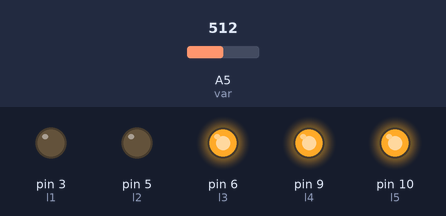
The sketch below on a simulated Arduino Uno, built with avr-gcc and run on an emulated ATmega328P. Parts: output pins drawn as LEDs (lit = HIGH). The test bench sets the inputs (shaded band); at power-on: A5 (var) = 512.

Above: at 1.2 s.
1.3 s: A5 (var) set to 605
2.8 s: A5 (var) set to 630
At 4.0 s:
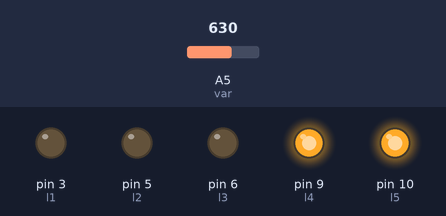
4.3 s: A5 (var) set to 811
5.8 s: A5 (var) set to 830
At 6.3 s:
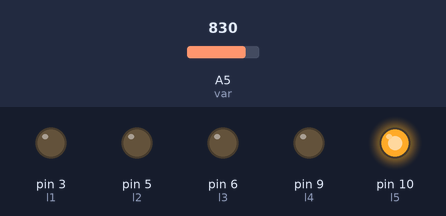
7.3 s: A5 (var) set to 391
At 8.5 s:
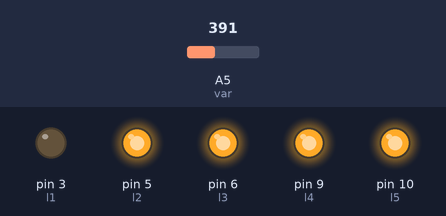
8.8 s: A5 (var) set to 415
At 9.7 s:
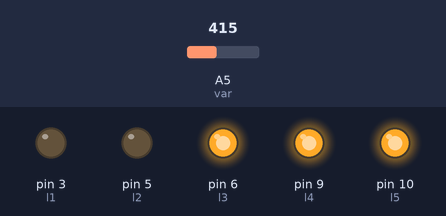
Timing chart, 0 to 11.3 s (numbered marks = the images above; inputs shaded):
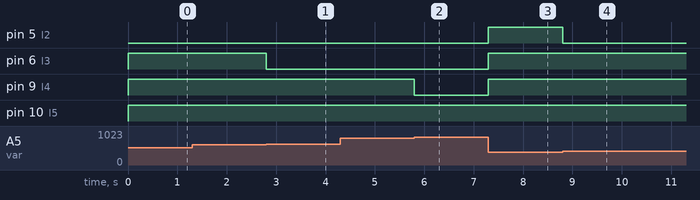

The sketch:

sketch_barradeled.ino
```cpp
int var = A5; // creamos una variable analogica para el potenciometro
int Al; //variable de lectura
int l1 = 3; /*variables para las leds*/
int l2 = 5;
int l3 = 6;
int l4 = 9;
int l5 = 10;/**/

void setup() {
  // put your setup code here, to run once:
 Serial.begin(9600);//activamos monitor serial
 pinMode(var, INPUT);//activamos como entrada
 pinMode(l1, OUTPUT);/*Activamos como salida*/
 pinMode(l2, OUTPUT);
 pinMode(l3, OUTPUT);
 pinMode(l4, OUTPUT);
 pinMode(l5, OUTPUT);/**/
}

void loop() {
  // put your main code here, to run repeatedly:
  Al=analogRead(var); //permitimos que lea la entrada del potenciometro
  if(Al >=1 && Al <=205) { //cremos una condicional que nos permita encender el led en cierto rango
    digitalWrite(l1,HIGH); //encendemos el led
  } else {
    digitalWrite(l1,LOW); //apagamos el led
  }

  Al=analogRead(var); //permitimos que lea la entrada del potenciometro
  if(Al >=1 && Al <=401) { //cremos una condicional que nos permita encender el led en cierto rango
    digitalWrite(l2,HIGH); //encendemos el led
  } else {
    digitalWrite(l2,LOW); //apagamos el led
  }

  Al=analogRead(var); //permitimos que lea la entrada del potenciometro
  if(Al >=1 && Al <=615) { //cremos una condicional que nos permita encender el led en cierto rango
    digitalWrite(l3,HIGH); //encendemos el led
  } else {
    digitalWrite(l3,LOW); //apagamos el led
  }

  Al=analogRead(var); //permitimos que lea la entrada del potenciometro
  if(Al >=1 && Al <=819) { //cremos una condicional que nos permita encender el led en cierto rango
    digitalWrite(l4,HIGH); //encendemos el led
  } else {
    digitalWrite(l4,LOW); //apagamos el led
  }

  Al=analogRead(var); //permitimos que lea la entrada del potenciometro
  if(Al >=1 && Al <=1023) { //cremos una condicional que nos permita encender el led en cierto rango
    digitalWrite(l5,HIGH); //encendemos el led
  } else {
    digitalWrite(l5,LOW); //apagamos el led
  }

}
```

Measured:
- the behaviour switches between 615 and 616 on A5 (var) (found by bisection; images 0 and 1)
- the behaviour switches between 819 and 820 on A5 (var) (found by bisection; images 1 and 2)
- the behaviour switches between 401 and 402 on A5 (var) (found by bisection; images 3 and 4)
- after the input at 1.3 s, every drawn part: stays the same
- after the input at 2.8 s, pin 6 (l3): HIGH → LOW at once
- after the input at 4.3 s, every drawn part: stays the same
- after the input at 5.8 s, pin 9 (l4): HIGH → LOW at once
- after the input at 7.3 s, pin 5 (l2), pin 6 (l3), pin 9 (l4): LOW → HIGH at once
- after the input at 8.8 s, pin 5 (l2): HIGH → LOW at once
